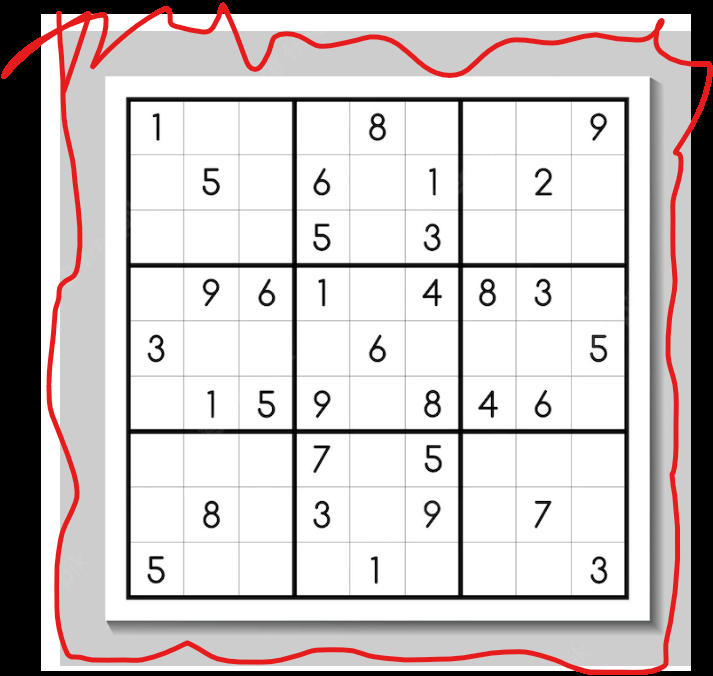
#> input picture Sudoku_model/sudoku.png, 713 x 676 px
$ jupyter execute --allow-errors image_processing.ipynb
#> lines starting #> are read from the running program, lines starting #| are printed output that depends on the picture; after the words box and inside, x2 and y2 are one past the last pixel; in counts of white or black regions, pixels touching at a corner belong together
[cell 1]
import cv2

[cell 2]
img = cv2.imread('sudoku.png')
#> img is the input picture: shape (676, 713, 3); mean B, G, R 195.4, 195.4, 201.6

[cell 3]
img.shape
#> Out = (676, 713, 3)

[cell 4]
import matplotlib.pyplot as plt

[cell 5]
plt.imshow(img)

[cell 6]
img_resize = cv2.resize(img, (26*9, 26*9))
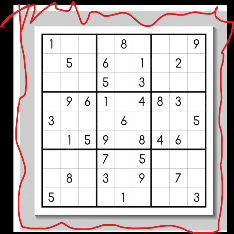
#> img_resize: shape (234, 234, 3); mean B, G, R 195.2, 195.2, 201.4

[cell 7]
img_resize.shape
#> Out = (234, 234, 3)

[cell 8]
plt.imshow(img_resize)

[cell 9]
edge  = cv2.Canny(img, 100, 100 )
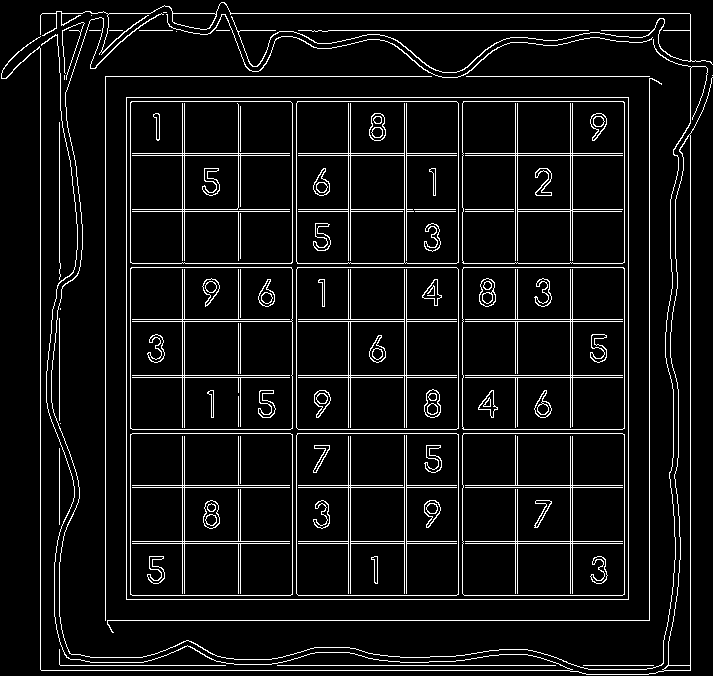
#> edge: shape (676, 713); 7.3% white in thin lines or dots
plt.imshow(edge)

[cell 10]
contours, hierarchy = cv2.findContours(edge, cv2.RETR_TREE, cv2.CHAIN_APPROX_SIMPLE)
#> contours = 204 contours, 54 with area under 20; largest, box (x1, y1, x2, y2) and area: (126, 97, 629, 600) 252004, (126, 97, 629, 600) 252002, (130, 433, 293, 596) 26238, (296, 433, 459, 596) 26238, (130, 101, 293, 264) 26238

[cell 11]
contours
#> Out has the same summary as contours

[cell 12]
plt.imshow(cv2.drawContours(edge, contours, 1, (0,255,255), 1))
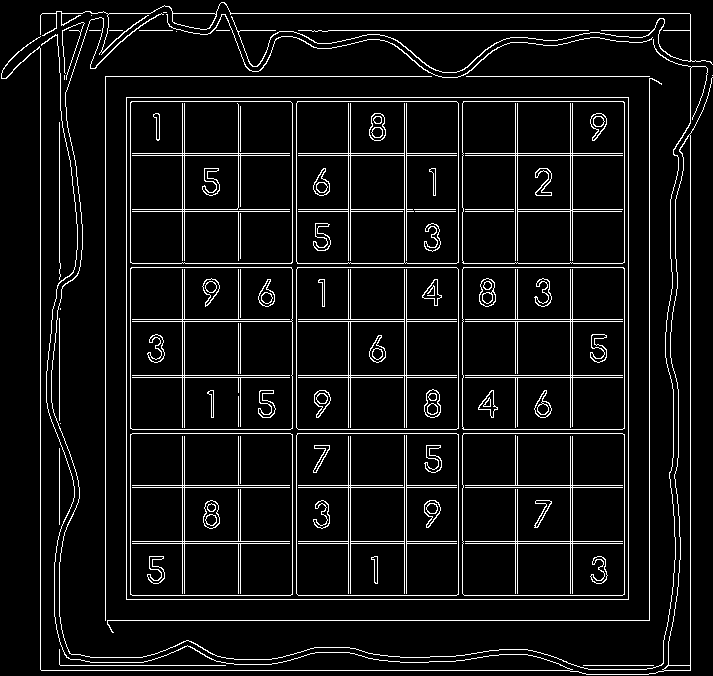
#> edge: shape (676, 713); 7.2% white in thin lines or dots

[cell 13]
len(contours)
#> Out = 204
